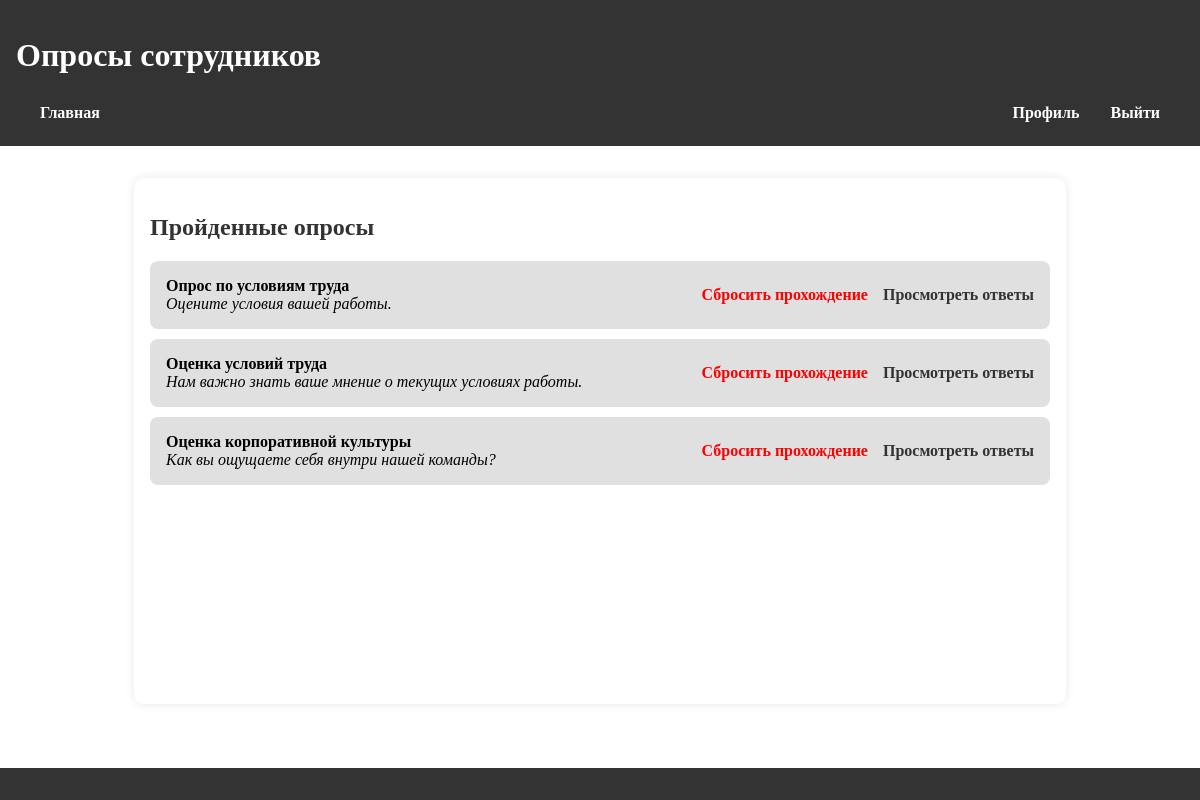
Page /completed/ (signed in) on the earlier database version.
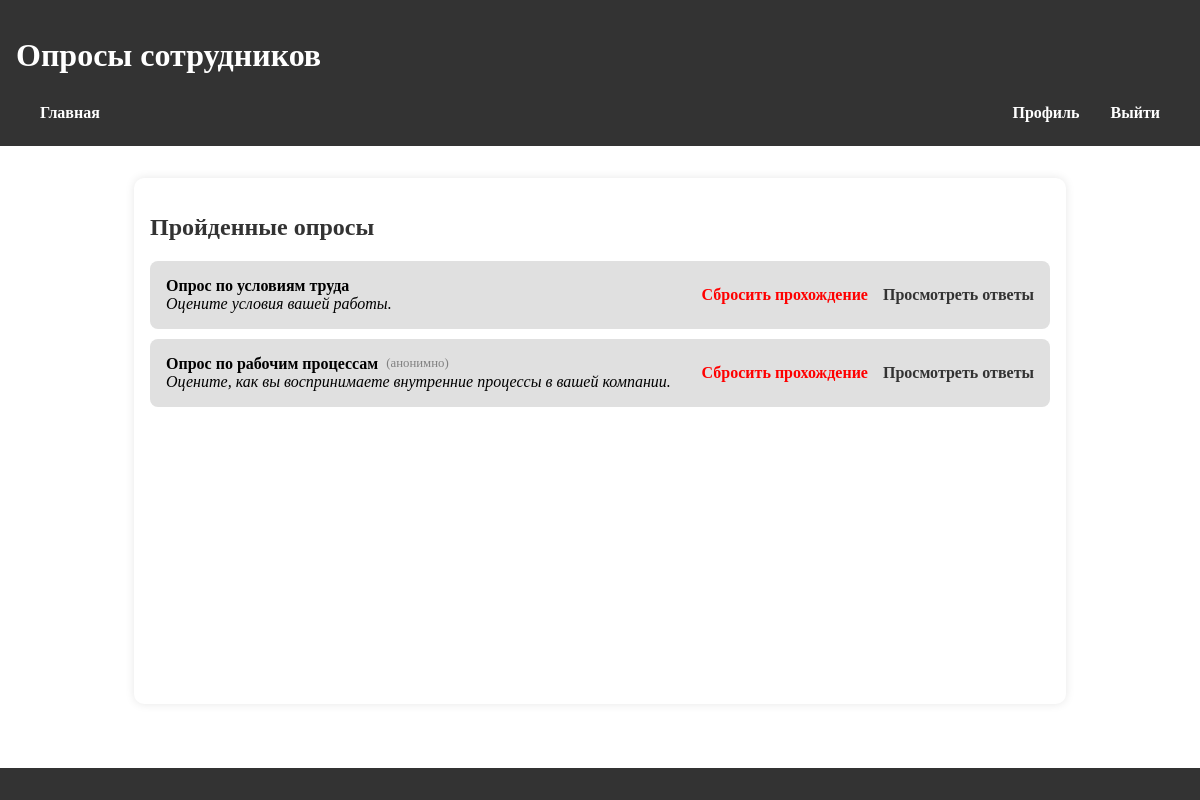
Same page on the later database version.
### polls/models.py (models this page shows, shortened)
class Survey(models.Model):
    name = models.CharField(max_length=100)  # Название опроса
    description = models.TextField()  # Описание опроса
    is_active = models.BooleanField(default=True)  # Статус (активен ли опрос)
    allow_anonymous = models.BooleanField(default=False)

### polls/views.py (the view)
# urls.py: path('completed/', views.completed_surveys, name='completed'),
@login_required
def completed_surveys(request):
    user_answers = Answer.objects.filter(user=request.user)
    surveys = Survey.objects.filter(id__in=user_answers.values('survey_id').distinct())
    surveys = surveys.prefetch_related(
        Prefetch('answer_set', queryset=user_answers, to_attr='user_answers')
    )
    return render(request, 'registration/completed.html', {'surveys': surveys})

### templates/registration/completed.html (shortened to what this page needs)
<!DOCTYPE html>
<html lang="en">
<head>
</head>
<body>
    {% extends "base_generic.html" %}
{% block content %}
<h2>Пройденные опросы</h2>
{% if surveys %}
  <ul style="padding-left: 0;">
    {% for survey in surveys %}
      <li style="display: flex; justify-content: space-between; align-items: center; background-color: #e0e0e0; padding: 1em; margin-bottom: 10px; border-radius: 8px;">
        <div>
          <div style="display: flex; align-items: center; gap: 8px;">
            <strong>{{ survey.name }}</strong>
            {% if survey.user_answers.0.is_anonymous %}
              <span style="font-size: 0.8em; color: gray;">(анонимно)</span>
            {% endif %}
          </div>
          <em>{{ survey.description }}</em>
        </div>
        <div style="display: flex; gap: 15px;">
          <a href="{% url 'reset_survey_progress' survey.id %}" style="color: red;">Сбросить прохождение</a>
          <a href="{% url 'view_user_answers' survey.id %}">Просмотреть ответы</a>
        </div>
      </li>
    {% endfor %}
  </ul>
{% else %}
  <p>Вы ещё не проходили ни одного опроса.</p>
{% endif %}
{% endblock %}

Differences in the rows shown:
no longer on this page (row unchanged): Survey: name "Оценка условий труда", description "Нам важно знать ваше мнение о текущих условиях работы."
no longer on this page (row unchanged): Survey: name "Оценка корпоративной культуры", description "Как вы ощущаете себя внутри нашей команды?"
added Survey: name "Опрос по рабочим процессам", shows "(анонимно)", description "Оцените, как вы воспринимаете внутренние процессы в вашей компании."
